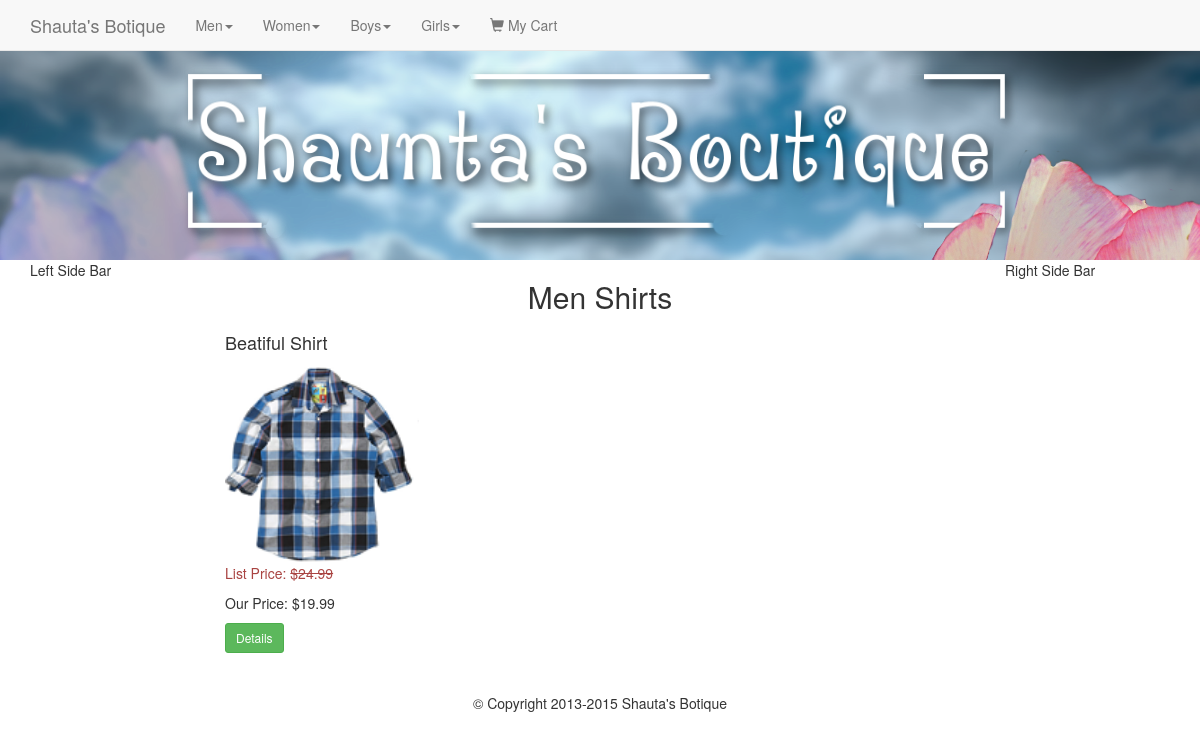
/category.php?cat=5, run on the app's committed database.
### tables this page shows
CREATE TABLE `categories` (
  `id` int(11) NOT NULL,
  `category` varchar(255) NOT NULL,
  `parent` int(11) NOT NULL DEFAULT 0
);

CREATE TABLE `products` (
  `id` int(11) NOT NULL,
  `title` varchar(255) NOT NULL,
  `price` decimal(10,2) NOT NULL,
  `list_price` decimal(10,2) NOT NULL,
  `brand` int(11) NOT NULL,
  `categories` varchar(255) NOT NULL,
  `image` varchar(255) NOT NULL,
  `description` text NOT NULL,
  `featured` tinyint(4) NOT NULL DEFAULT 0,
  `sizes` text NOT NULL,
  `deleted` tinyint(4) NOT NULL DEFAULT 0
);

### helpers/helpers.php (called while the page is built, shortened)
<?php
function sanitize($dirty){
	return htmlentities($dirty,ENT_QUOTES,"UTF-8");
}
function get_category($child_id){
	global $db;
	$id = sanitize($child_id);
	$sql = "SELECT p.id AS 'pid', p.category AS 'parent', c.id AS 'cid', c.category 'child'
			FROM categories c
			INNER JOIN categories p
			ON c.parent = p.id
			WHERE c.id = '$id'";
	$query = $db->query($sql);
	$category = mysqli_fetch_assoc($query);
	return $category;
}
?>

### category.php (the view)
<?php
require_once 'core/init.php';
include 'includes/head.php';
include 'includes/navigation.php';
include 'includes/headerpartial.php';
include 'includes/leftbar.php';
if (isset($_GET['cat'])) {
	$cat_id = sanitize($_GET['cat']);
}else{
	$cat_id = '';
}
$sql = "SELECT * FROM products WHERE categories = '$cat_id'";
$productQ = $db->query($sql);
$category = get_category($cat_id);
?>
<div class="col-md-8">
	<div class="row">
		<h2 class="text-center"><?= $category['parent']. ' '.$category['child']; ?></h2>
		<?php while($product = mysqli_fetch_assoc($productQ)) : ?>
			<div class="col-md-3">
				<h4><?= $product['title']; ?></h4>
				<img src="<?= $product['image']; ?>" alt="<?= $product['title']; ?>" class="img-thumb" />
				<p class="list-price text-danger">List Price: <s>$<?= $product['list_price']; ?></s></p>
				<p class="price">Our Price: $<?= $product['price']; ?></p>
				<button type="button" class="btn btn-sm btn-success" onclick="detailsmodal(<?= $product['id']; ?>)">Details</button>
			</div>
		<?php endwhile; ?>
	</div>
</div>
<?php
include 'includes/rightbar.php';
include 'includes/footer.php';
?>

### includes/navigation.php (shortened to what this page needs)
<?php
$sql = "SELECT * FROM categories WHERE parent = 0";
$pquery = $db->query($sql);
?>
<nav class="navbar navbar-default navbar-fixed-top">
		<div class="container">
			<a href="index.php" class="navbar-brand">Shauta's Botique</a>
			<ul class="nav navbar-nav">
				<?php while($parent = mysqli_fetch_assoc($pquery)): ?>
				<li class="dropdown">
				  <a href="#" class="dropdown-toggle" data-toggle="dropdown"><?php echo $parent['category']; ?><span class="caret"></span></a>
				</li>
			<?php endwhile; ?>
			<li><a href="cart.php"><span class="glyphicon glyphicon-shopping-cart"></span> My Cart</a></li>
			</ul>
		</div>
	</nav>

### css/main.css (style rules this page uses)
body { padding-top: 50px; }
.img-thumb { width: auto; height: 200px; }

### data on the page
categories: category "Men", categories.category "Shirts"
categories: category "Women"
categories: category "Boys"
categories: category "Girls"
products: title "Beatiful Shirt", image (picture), list_price "24.99", price "19.99"
